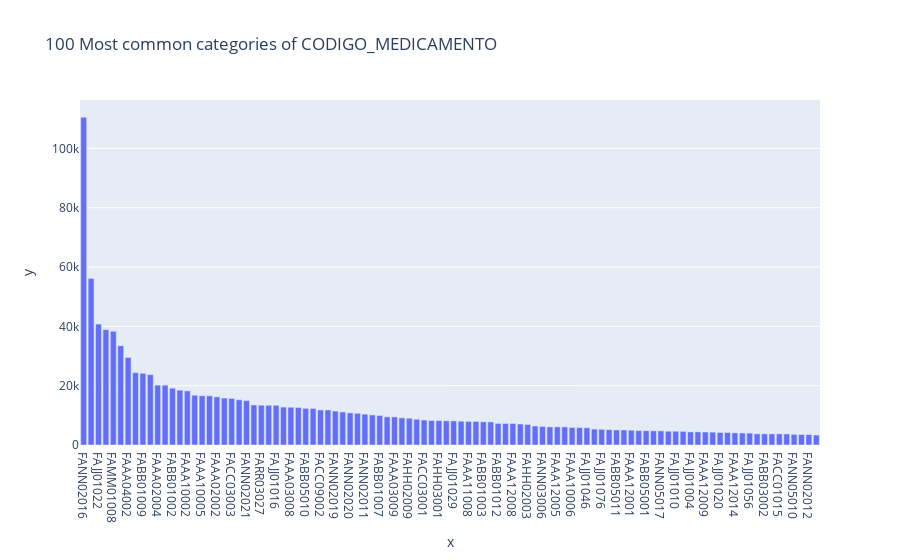

Notebook code for this chart:
### Code cell
profile_serie(main_db['CODIGO_MEDICAMENTO'])

### Figure 1 — Plotly figure (JSON) as saved in the notebook; plotly's stock layout.template omitted (floating-point values rounded to 4 significant figures)
{"data": [{"alignmentgroup": "True", "hovertemplate": "x=%{x}<br>y=%{y}<extra></extra>", "legendgroup": "", "marker": {"color": "#636efa", "pattern": {"shape": ""}}, "name": "", "offsetgroup": "", "orientation": "v", "showlegend": false, "textposition": "auto", "type": "bar", "x": ["FANN02016", "FAAA02001", "FAJJ01022", "FANN02008", "FAMM01008", "FABB01006", "FAAA04002", "FACC10001", "FABB01009", "FAMM01010", "FAAA02004", "FAMM01009", "FABB01002", "FACC09003", "FAAA10002", "FAJJ01057", "FAAA10005", "FANN05029", "FAAA02002", "FACC03004", "FACC03003", "FAHH02005", "FANN02021", "FAAA06001", "FARR03027", "FACC07008", "FAJJ01016", "FABB05007", "FAAA03008", "FAAA06006", "FABB05010", "FABB01001", "FACC09002", "FAAA12007", "FANN02019", "FARR03006", "FANN02020", "FABB05021", "FANN02011", "FAMM01012", "FABB01007", "FAMM01005", "FAAA03009", "FANN02007", "FAHH02009", "FAJJ01074", "FACC03001", "FAJJ01025", "FAHH03001", "FACC09001", "FAJJ01029", "FACC07001", "FAAA11008", "FAJJ01065", "FABB01003", "FARR03011", "FABB01012", "FARR03010", "FAAA12008", "FANN03017", "FAHH02003", "FABB03004", "FANN03006", "FACC08001", "FAAA12005", "FACC02003", "FAAA10006", "FABB01008", "FAJJ01046", "FACC08010", "FAJJ01076", "FABB05018", "FABB05011", "FAJJ01002", "FAAA12001", "FANN06013", "FABB05001", "FABB05022", "FANN05017", "FACC01021", "FAJJ01010", "FAJJ01009", "FAJJ01004", "FAJJ01012", "FAAA12009", "FANN05028", "FAJJ01020", "FAJJ01045", "FAAA12014", "FARR03009", "FAJJ01056", "FANN05030", "FABB03002", "FAAA12003", "FACC01015", "FANN02013", "FANN05010", "FANN05036", "FANN02012", "FAAA02008"], "xaxis": "x", "y": [110494, 56095, 40773, 38887, 38353, 33476, 29519, 24378, 24179, 23710, 20193, 20175, 19161, 18480, 18238, 16773, 16617, 16582, 16223, 15828, 15692, 15251, 14975, 13487, 13416, 13400, 13376, 12788, 12728, 12653, 12362, 12325, 11812, 11811, 11449, 11147, 10814, 10687, 10393, 10145, 9949, 9510, 9455, 9162, 9029, 8688, 8426, 8257, 8226, 8190, 8139, 8024, 7953, 7946, 7834, 7784, 7288, 7253, 7252, 7074, 6926, 6399, 6261, 6126, 6124, 6108, 5923, 5876, 5820, 5371, 5294, 5194, 5079, 5066, 4980, 4856, 4818, 4779, 4774, 4653, 4643, 4600, 4423, 4422, 4380, 4334, 4226, 4215, 4092, 4051, 4002, 3774, 3762, 3753, 3751, 3730, 3577, 3541, 3506, 3366], "yaxis": "y"}], "layout": {"barmode": "relative", "legend": {"tracegroupgap": 0}, "title": {"text": "100 Most common categories of CODIGO_MEDICAMENTO"}, "xaxis": {"anchor": "y", "domain": [0, 1], "title": {"text": "x"}}, "yaxis": {"anchor": "x", "domain": [0, 1], "title": {"text": "y"}}}}
